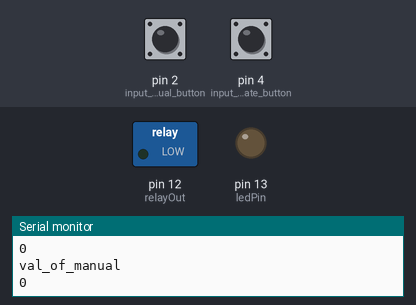
The sketch below on a simulated Arduino Uno, built with avr-gcc and run on an emulated ATmega328P. Parts: switched loads named in the sketch (green lamp = pin HIGH), output pins drawn as LEDs (lit = HIGH), the last lines printed to the serial monitor. The test bench sets the inputs (shaded band); at power-on: pin 2 (input_for_manual_button) LOW, pin 4 (input_for_automate_button) LOW.

Above: at 3.3 s.
3.4 s: pin 2 (input_for_manual_button) pulled HIGH for 1.25 s
At 4.5 s:
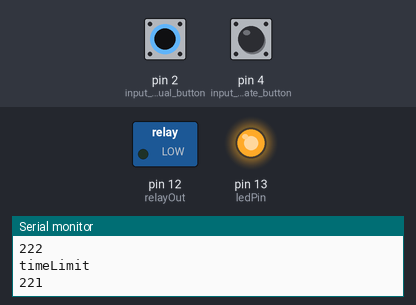
8.8 s: pin 4 (input_for_automate_button) pulled HIGH for 1.25 s
At 14.0 s:
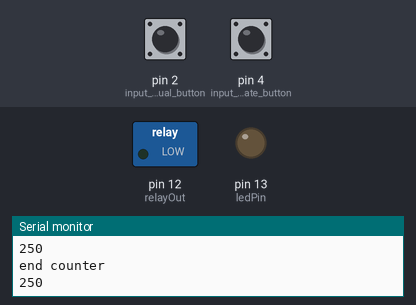
14.2 s: pin 4 (input_for_automate_button) pulled HIGH for 3.2 s
At 16.9 s:
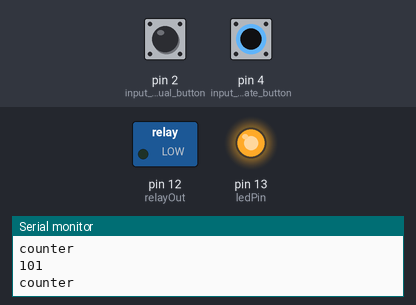
20.5 s: pin 2 (input_for_manual_button) pulled HIGH for 3.2 s
At 25.4 s:
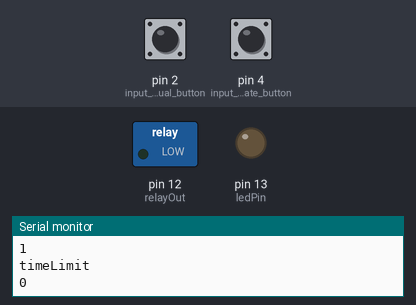
Timing chart, 0 to 26.9 s (numbered marks = the images above; inputs shaded):
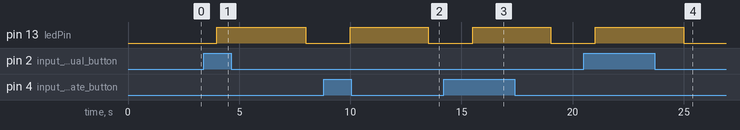

The sketch:

manual_implementation.ino
```cpp
int input_for_automate_button = 4; //number of input pin from which your button is connected
int input_for_manual_button  = 2;

int ledPin = 13;
int relayOut = 12;
int input_pin_of_pir = 2;
int pirState = LOW;
int val_of_automate = 0;
int val_of_manual = 0;
int counter = 0;
int timer;
int val = 0;

void setup(){
  pinMode(ledPin,OUTPUT);
  pinMode(input_for_automate_button,INPUT);
  pinMode(input_for_manual_button,INPUT);
  pinMode(relayOut,OUTPUT);
  Serial.begin(9600);
}

void loop(){
  delay(500);
  val_of_automate = digitalRead(input_for_automate_button);
  val_of_manual = digitalRead(input_for_manual_button);
  Serial.println("val_of_automate");
  Serial.println(val_of_automate);
  Serial.println("val_of_manual");
  Serial.println(val_of_manual);
  delay(500);

  if(val_of_automate == HIGH){
    set_automation();
  }
  if(val_of_manual == HIGH){
    set_manual();
  }
}

void set_automation(){
  int timeLimit = 250;
  val = digitalRead(input_for_automate_button);
  Serial.println("val");
  Serial.println(val);

  if(val == HIGH){
    // turn the led on
    digitalWrite(ledPin,HIGH);
    digitalWrite(relayOut,LOW);
    counter = 0; // after every motion it will reset the counter
  }

  Serial.println("In Automatic mode");

  while(counter < timeLimit){    // turn led on till some limit
    digitalWrite(ledPin,HIGH);
//  digitalWrite(relayOut,HIGH);
    counter = counter + 1;
    Serial.println("counter");
    Serial.println(counter);
  }
  if(counter == timeLimit){   // make LED low once time elapse
    Serial.println("end counter");
    Serial.println(counter);
    digitalWrite(ledPin,LOW);
    return;
  }
}

void set_manual(){
  int timeLimit = 250;
  Serial.println("In Manual mode");
  while(timeLimit>0){
    digitalWrite(ledPin, HIGH);  // turn LED ON
//    digitalWrite(relayOut,LOW);
    timeLimit--;
    Serial.println("timeLimit");
    Serial.println(timeLimit);
  }
  if(timeLimit==0){
    digitalWrite(ledPin, LOW);  // turn LED ON
    return;
//    digitalWrite(relayOut,HIGH);
  }
}
```

Measured:
- after the input at 3.4 s, pin 13 (ledPin): LOW → HIGH after 0.60 s, → LOW 4.0 s later
- after the input at 8.8 s, pin 13 (ledPin): LOW → HIGH after 1.2 s, → LOW 3.5 s later
- after the input at 14.2 s, pin 13 (ledPin): LOW → HIGH after 1.3 s, → LOW 3.5 s later
- after the input at 20.5 s, pin 13 (ledPin): LOW → HIGH after 0.51 s, → LOW 4.0 s later
